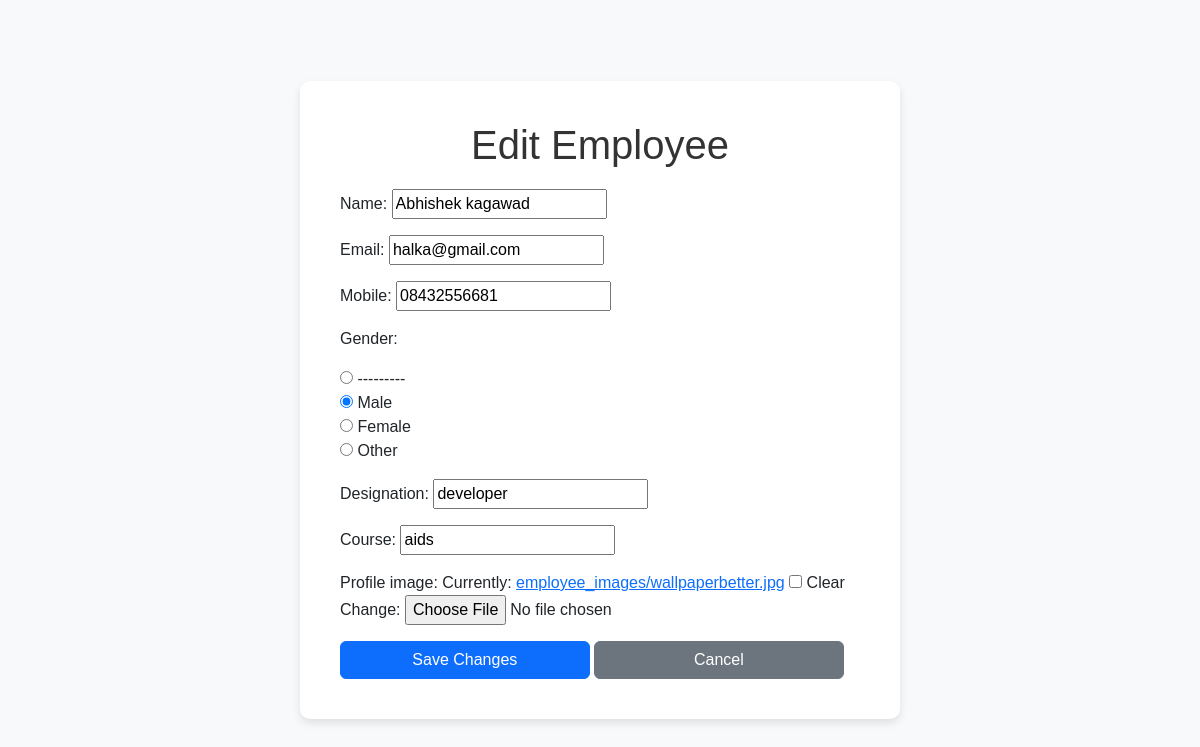
The page /employee/edit/5/ on the database its author committed.
### app1/models.py (models this page shows, shortened)
class Employee(models.Model):
    DESIGNATION_CHOICES = [
        ('developer', 'Developer'),
        ('manager', 'Manager'),
        ('hr', 'HR'),
    ]
    name = models.CharField(max_length=100)
    email = models.EmailField(unique=True)
    mobile = models.CharField(max_length=15)
    gender_choices = [
        ('M', 'Male'),
        ('F', 'Female'),
        ('O', 'Other')
    ]
    gender = models.CharField(max_length=1, choices=gender_choices)
    designation = models.CharField(max_length=100)
    course = models.CharField(max_length=100)
    profile_image = models.ImageField(upload_to='employee_images/', null=True, blank=True)

### app1/views.py (the view)
# urls.py: path('employee/edit/<int:id>/', views.edit_employee, name='edit_employee'),
def edit_employee(request, id):
    employee = get_object_or_404(Employee, id=id)
    if request.method == 'POST':
        form = EmployeeForm(request.POST, request.FILES, instance=employee)
        if form.is_valid():
            form.save()
            messages.success(request, 'Employee details updated successfully.')
            return redirect('employee_list')
    else:
        form = EmployeeForm(instance=employee)
    return render(request, 'edit_employee.html', {'form': form, 'employee': employee})

### app1/forms.py
class EmployeeForm(forms.ModelForm):
    class Meta:
        model = Employee
        fields = ['name', 'email', 'mobile', 'gender', 'designation', 'course', 'profile_image']
        widgets = {
            'gender': forms.RadioSelect
        }

### templates/edit_employee.html (shortened to what this page needs)
<!DOCTYPE html>
<html lang="en">
    <head>
        {%load static %}
        <link href="https://cdn.jsdelivr.net/npm/bootstrap@5.3.0-alpha1/dist/css/bootstrap.min.css" rel="stylesheet">
        <link rel="stylesheet" href="{% static 'css/edit_employee.css' %}">
    </head>
    <body>
        <div class="container">
            <form method="POST">
                <h1>Edit Employee</h1>
                {{ form.as_p }}
                <button type="submit" class="btn btn-primary">Save Changes</button>
                <a href="{% url 'employee_list' %}" class="btn btn-secondary">Cancel</a>
            </form>
            </div>
</html>

### static/css/edit_employee.css (style rules this page uses)
body { font-family: Arial, sans-serif; background-color: #f8f9fa; margin: 0; padding: 0; display: flex; justify-content: center; align-items: center; height: 100vh; }
.container { background: #ffffff; padding: 40px; border-radius: 10px; box-shadow: 0 4px 8px rgba(0, 0, 0, 0.1); width: 50%; max-width: 600px; }
h1 { text-align: center; color: #333; margin-bottom: 20px; }
form { width: 100%; }
.btn-primary, .btn-secondary { width: 48%; }

### rows shown on the page
Employee: name "Abhishek kagawad", email "halka@gmail.com", mobile "08432556681", gender "☐ --------- ☑ Male ☐ Female ☐ Other", designation "developer", course "aids"
